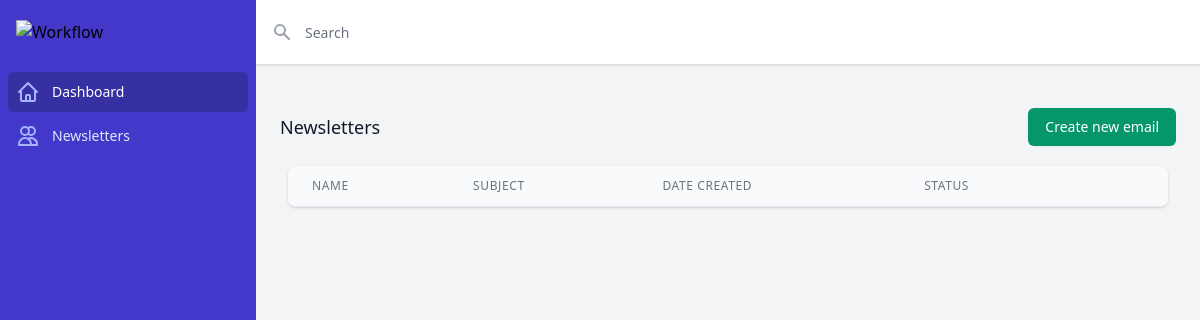
Page /dashboard/list/ on the earlier database version.
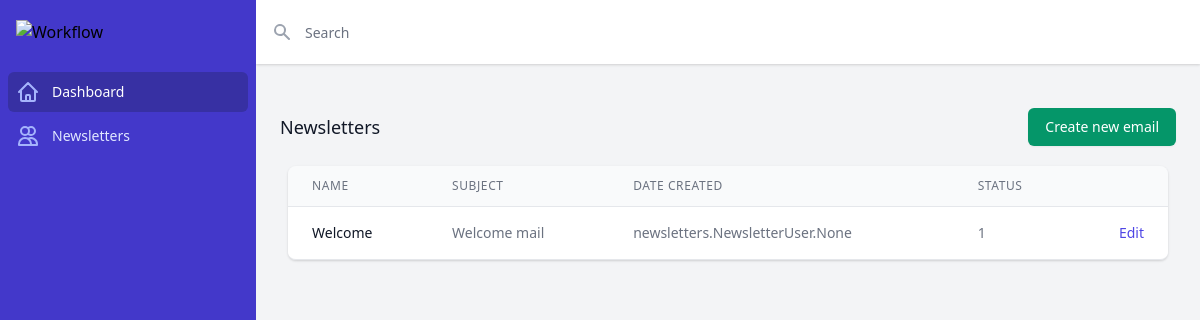
Same page on the later database version.
### newsletters/models.py (models this page shows, shortened)
class Newsletter(models.Model):
    EMAIL_STATUS_CHOICES = (
        ('Draft', 'Draft'),
        ('Published', 'Published')
    )
    name=models.CharField(max_length=250)
    subject=models.CharField(max_length=250)
    body=models.TextField(blank=True,null=True)
    email=models.ManyToManyField(NewsletterUser)
    created=models.DateTimeField(auto_now_add=True)
    status=models.CharField(max_length=15,choices=EMAIL_STATUS_CHOICES)
    class Meta:
        ordering =('-created',)

### dashboard/views.py (the view)
# urls.py: path('list/',NewLettersDashboardHomeView.as_view(),name="list")
class NewLettersDashboardHomeView(View):
    def get(self,request,*args,**kwargs):
        newletters=Newsletter.objects.all()
        context={
            'newletters':newletters
        }
        return render(request,'dashboard/list.html',context)

### templates/dashboard/list.html (shortened to what this page needs)
{% extends 'base.html' %}
{% block content %}
<div class="h-screen flex overflow-hidden bg-gray-100">
  <div class="hidden bg-indigo-700 md:flex md:flex-shrink-0">
    <div class="flex flex-col w-64">
      <div class="flex flex-col flex-grow pt-5 pb-4 overflow-y-auto">
        <div class="flex items-center flex-shrink-0 px-4">
          <img class="h-8 w-auto" src="https://tailwindui.com/img/logos/workflow-logo-indigo-300-mark-white-text.svg" alt="Workflow">
        </div>
        <div class="mt-5 flex-1 flex flex-col">
          <nav class="flex-1 px-2 space-y-1">
            <a href="#" class="bg-indigo-800 text-white group flex items-center px-2 py-2 text-sm font-medium rounded-md">
              Dashboard
            </a>
            <a href="#" class="text-indigo-100 hover:bg-indigo-600 group flex items-center px-2 py-2 text-sm font-medium rounded-md">
              Newsletters
            </a>
          </nav>
        </div>
      </div>
    </div>
  </div>
  <div class="flex flex-col w-0 flex-1 overflow-hidden">
    <div class="relative z-10 flex-shrink-0 flex h-16 bg-white shadow">
      <div class="flex-1 px-4 flex justify-between">
        <div class="flex-1 flex">
          <form class="w-full flex md:ml-0" action="#" method="GET">
            <div class="relative w-full text-gray-400 focus-within:text-gray-600">
              <div class="absolute inset-y-0 left-0 flex items-center pointer-events-none">
              </div>
              <input id="search-field" class="block w-full h-full pl-8 pr-3 py-2 border-transparent text-gray-900 placeholder-gray-500 focus:outline-none focus:placeholder-gray-400 focus:ring-0 focus:border-transparent sm:text-sm" placeholder="Search" type="search" name="search">
            </div>
          </form>
        </div>
      </div>
    </div>
    <main class="flex-1 relative overflow-y-auto focus:outline-none">
      <div class="py-6">
        <div class=" px-4 py-5 sm:px-6">
          <div class="-ml-4 -mt-2 flex items-center justify-between flex-wrap sm:flex-nowrap">
            <div class="ml-4 mt-2">
              <h3 class="text-lg leading-6 font-medium text-gray-900">
                Newsletters
              </h3>
            </div>
            <div class="ml-4 mt-2 flex-shrink-0">
              <button type="button" class="relative inline-flex items-center px-4 py-2 border border-transparent shadow-sm text-sm font-medium rounded-md text-white bg-green-600 hover:bg-green-700 focus:outline-none focus:ring-2 focus:ring-offset-2 focus:ring-green-500">
                Create new email
              </button>
            </div>
          </div>
        </div>
        <div class="max-w-7xl mx-auto px-4 sm:px-6 md:px-8">
          <div class="flex flex-col">
            <div class="-my-2 overflow-x-auto sm:-mx-6 lg:-mx-8">
              <div class="py-2 align-middle inline-block min-w-full sm:px-6 lg:px-8">
                <div class="shadow overflow-hidden border-b border-gray-200 sm:rounded-lg">
                  <table class="min-w-full divide-y divide-gray-200">
                    <thead class="bg-gray-50">
                      <tr>
                        <th scope="col" class="px-6 py-3 text-left text-xs font-medium text-gray-500 uppercase tracking-wider">
                          Name
                        </th>
                        <th scope="col" class="px-6 py-3 text-left text-xs font-medium text-gray-500 uppercase tracking-wider">
                          Subject
                        </th>
                        <th scope="col" class="px-6 py-3 text-left text-xs font-medium text-gray-500 uppercase tracking-wider">
                          Date Created
                        </th>
                        <th scope="col" class="px-6 py-3 text-left text-xs font-medium text-gray-500 uppercase tracking-wider">
                          Status
                        </th>
                        <th scope="col" class="relative px-6 py-3">
                        </th>
                      </tr>
                    </thead>
                    <tbody class="bg-white divide-y divide-gray-200">
                      {% for newsletter in newletters %}
                        <tr>
                          <td class="px-6 py-4 whitespace-nowrap text-sm font-medium text-gray-900">
                            {{newsletter.name}}
                          </td>
                          <td class="px-6 py-4 whitespace-nowrap text-sm text-gray-500">
                            {{newsletter.subject}}
                          </td>
                          <td class="px-6 py-4 whitespace-nowrap text-sm text-gray-500">
                            {{newsletter.email}}
                          </td>
                          <td class="px-6 py-4 whitespace-nowrap text-sm text-gray-500">
                            {{newsletter.status}}
                          </td>
                          <td class="px-6 py-4 whitespace-nowrap text-right text-sm font-medium">
                            <a href="#" class="text-indigo-600 hover:text-indigo-900">Edit</a>
                          </td>
                        </tr>
                      {% endfor %}
                    </tbody>
                  </table>
                </div>
              </div>
            </div>
          </div>
        </div>
      </div>
    </main>
  </div>
</div>
{% endblock content %}

### templates/base.html (shortened to what this page needs)
{% load tailwind_tags %}
<!DOCTYPE html>
<html lang="en">
<head>
{% tailwind_css %}
</head>
<body>
    {% block content %}{% endblock content %}
</body>
</html>

Differences in the rows shown:
added Newsletter: name "Welcome", subject "Welcome mail", email "newsletters.NewsletterUser.None", status "1"
